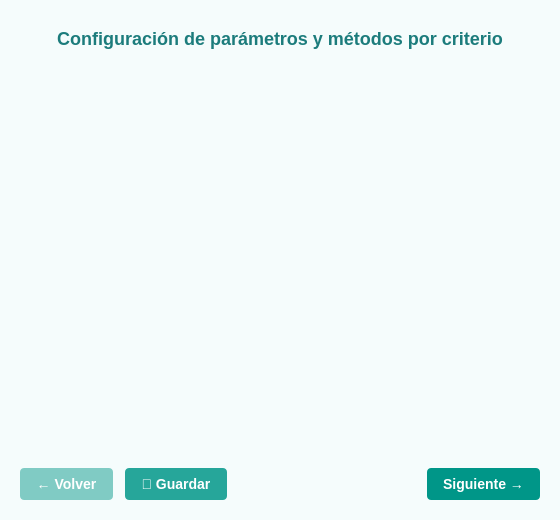
<?xml version="1.0" encoding="UTF-8"?>
<ui version="4.0">
 <class>Widget_CriteriaParameters</class>
 <widget class="QWidget" name="Widget_CriteriaParameters">
  <property name="geometry">
   <rect>
    <x>0</x>
    <y>0</y>
    <width>560</width>
    <height>520</height>
   </rect>
  </property>
  <property name="windowTitle">
   <string>Parámetros y métodos por criterio</string>
  </property>
  <property name="styleSheet">
   <string notr="true">
    QWidget {
        background-color: #F5FCFC;
        font-family: "Segoe UI", "Roboto", sans-serif;
        font-size: 14px;
        color: #2C3E50;
    }
    QLabel#titleLabel {
        font-size: 18px;
        font-weight: bold;
        color: #1C7C7C;
        padding: 8px;
    }
    QScrollArea {
        border: none;
        background-color: transparent;
    }
    QGroupBox {
        background-color: #FFFFFF;
        border: 1px solid #B2DFDB;
        border-radius: 8px;
        margin-top: 12px;
        padding-top: 16px;
        font-weight: bold;
        color: #00695C;
    }
    QGroupBox::title {
        subcontrol-origin: margin;
        subcontrol-position: top left;
        padding: 4px 12px;
        background-color: #E0F2F1;
        border-radius: 4px;
        color: #004D40;
    }
    QComboBox {
        background-color: #FFFFFF;
        border: 1px solid #B2DFDB;
        border-radius: 4px;
        padding: 4px 8px;
        color: #2C3E50;
    }
    QComboBox:focus {
        border: 1px solid #26A69A;
    }
    QLabel#outputLabel {
        color: #00695C;
        font-style: italic;
        padding: 2px;
    }
    QPushButton {
        background-color: #26A69A;
        color: white;
        border: none;
        border-radius: 4px;
        padding: 8px 16px;
        font-weight: bold;
    }
    QPushButton:hover {
        background-color: #00897B;
    }
    QPushButton:pressed {
        background-color: #00796B;
    }
    QPushButton#backButton {
        background-color: #80CBC4;
    }
    QPushButton#backButton:hover {
        background-color: #4DB6AC;
    }
    QPushButton#saveButton {
        background-color: #26A69A;
    }
    QPushButton#saveButton:hover {
        background-color: #00897B;
    }
    QPushButton#nextButton {
        background-color: #009688;
    }
    QPushButton#nextButton:hover {
        background-color: #00796B;
    }
   </string>
  </property>
  <layout class="QVBoxLayout" name="mainLayout">
   <property name="spacing">
    <number>12</number>
   </property>
   <property name="leftMargin">
    <number>20</number>
   </property>
   <property name="topMargin">
    <number>20</number>
   </property>
   <property name="rightMargin">
    <number>20</number>
   </property>
   <property name="bottomMargin">
    <number>20</number>
   </property>
   <item>
    <widget class="QLabel" name="titleLabel">
     <property name="text">
      <string>Configuración de parámetros y métodos por criterio</string>
     </property>
     <property name="alignment">
      <set>Qt::AlignCenter</set>
     </property>
    </widget>
   </item>
   <item>
    <widget class="QScrollArea" name="scrollArea">
     <property name="widgetResizable">
      <bool>true</bool>
     </property>
     <widget class="QWidget" name="criteriaContainer">
      <property name="geometry">
       <rect>
        <x>0</x>
        <y>0</y>
        <width>536</width>
        <height>300</height>
       </rect>
      </property>
      <layout class="QVBoxLayout" name="criteriaLayout">
       <property name="spacing">
        <number>12</number>
       </property>
      </layout>
     </widget>
    </widget>
   </item>
   <item>
    <layout class="QHBoxLayout" name="navigationLayout">
     <property name="spacing">
      <number>12</number>
     </property>
     <item>
      <widget class="QPushButton" name="backButton">
       <property name="text">
        <string>← Volver</string>
       </property>
       <property name="toolTip">
        <string>Regresar a la vista anterior</string>
       </property>
      </widget>
     </item>
     <item>
      <widget class="QPushButton" name="saveButton">
       <property name="text">
        <string>💾 Guardar</string>
       </property>
       <property name="toolTip">
        <string>Guardar la configuración actual</string>
       </property>
      </widget>
     </item>
     <item>
      <spacer name="horizontalSpacer">
       <property name="orientation">
        <enum>Qt::Horizontal</enum>
       </property>
       <property name="sizeHint" stdset="0">
        <size>
         <width>40</width>
         <height>20</height>
        </size>
       </property>
      </spacer>
     </item>
     <item>
      <widget class="QPushButton" name="nextButton">
       <property name="text">
        <string>Siguiente →</string>
       </property>
       <property name="toolTip">
        <string>Continuar al siguiente paso</string>
       </property>
      </widget>
     </item>
    </layout>
   </item>
  </layout>
 </widget>
 <resources/>
 <connections/>
</ui>
